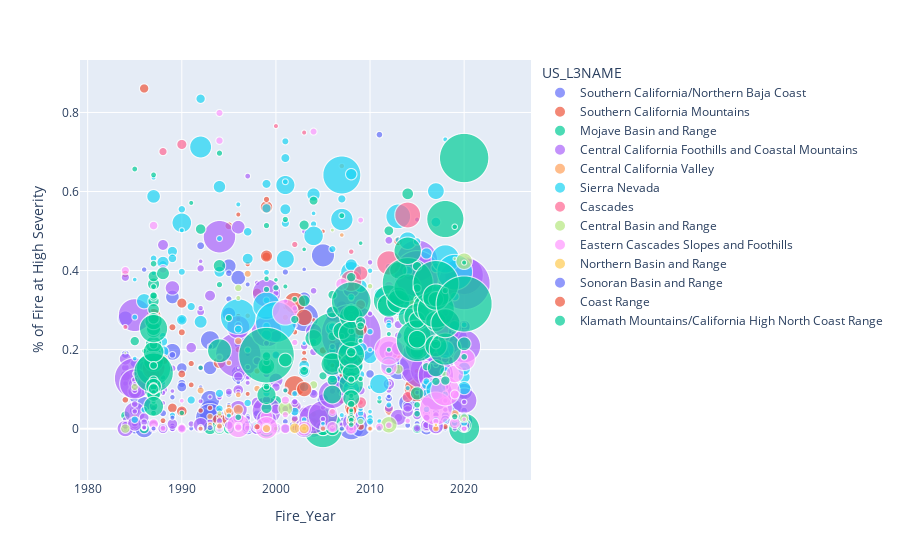

Notebook source saved alongside this figure:
### Code cell
fig = px.scatter(single_region_fires, x='Fire_Year', y='% of Fire at High Severity', size_max=60,
                    size='Total_area_burned(ha)', color='US_L3NAME')

fig.show()

### Figure 1 — Plotly figure (JSON) as saved in the notebook; plotly's stock layout.template omitted (floating-point values rounded to 4 significant figures; data arrays with more than 128 entries replaced by an {"elided": "..."} marker saying what was removed)
{"data": [{"hovertemplate": "US_L3NAME=Southern California/Northern Baja Coast<br>Fire_Year=%{x}<br>% of Fire at High Severity=%{y}<br>Total_area_burned(ha)=%{marker.size}<extra></extra>", "legendgroup": "Southern California/Northern Baja Coast", "marker": {"color": "#636efa", "size": {"elided": "195 float values"}, "sizemode": "area", "sizeref": 18.5, "symbol": "circle"}, "mode": "markers", "name": "Southern California/Northern Baja Coast", "showlegend": true, "type": "scattergl", "x": {"elided": "195 int values"}, "xaxis": "x", "y": {"elided": "195 float values"}, "yaxis": "y"}, {"hovertemplate": "US_L3NAME=Southern California Mountains<br>Fire_Year=%{x}<br>% of Fire at High Severity=%{y}<br>Total_area_burned(ha)=%{marker.size}<extra></extra>", "legendgroup": "Southern California Mountains", "marker": {"color": "#EF553B", "size": [988.5, 800.8, 1061.0, 1654.0, 438.7, 617.6, 4047.0, 1640.0, 563.9, 642.1, 1738.0, 948.0, 1909.0, 608.8, 714.8, 534.1, 854.2, 591.3, 2869.0, 5170.0, 1656.0, 730.4, 422.9, 1082.0, 479.8, 619.5, 466.9, 694.6, 553.4, 475.5, 1638.0, 2927.0, 1445.0, 769.3, 2770.0, 446.9, 517.8, 8324.0, 484.8, 1880.0, 8538.0, 990.5, 611.7, 1099.0, 477.6, 865.3, 5055.0, 568.5, 432.2, 435.1, 987.7, 1073.0, 840.0, 932.0, 5208.0, 593.9, 5977.0, 985.0, 1054.0, 1049.0, 857.2, 1677.0, 1563.0, 1831.0, 12310.0, 616.8, 513, 948.6, 612.1, 5292.0, 506.7, 671.5, 609.4], "sizemode": "area", "sizeref": 18.5, "symbol": "circle"}, "mode": "markers", "name": "Southern California Mountains", "showlegend": true, "type": "scattergl", "x": [1984, 1984, 1985, 1986, 1987, 1987, 1987, 1987, 1988, 1988, 1989, 1989, 1990, 1991, 1991, 1992, 1993, 1993, 1994, 1994, 1994, 1994, 1994, 1995, 1996, 1996, 1996, 1996, 1997, 1997, 1998, 1999, 1999, 1999, 1999, 2001, 2002, 2002, 2002, 2002, 2002, 2002, 2002, 2003, 2003, 2003, 2004, 2004, 2004, 2005, 2005, 2006, 2006, 2007, 2007, 2007, 2007, 2007, 2007, 2009, 2012, 2012, 2013, 2013, 2015, 2015, 2016, 2016, 2017, 2018, 2018, 2018, 2020], "xaxis": "x", "y": [0.3914, 0.07294, 0.0274, 0.8607, 0.1428, 0.01341, 0.2853, 0.2015, 0.1291, 0.02018, 0.05226, 0.2565, 0.3175, 0.1107, 0.1647, 0.04583, 0.0002107, 0.05251, 0.1677, 0.01631, 0.007502, 0.03068, 0.02447, 0.5132, 0.5417, 0.2843, 0.2766, 0.1998, 0.4163, 0.08783, 0.3437, 0.5606, 0.4353, 0.58, 0.4366, 0.3069, 0.3139, 0.1074, 0.005198, 0.05615, 0.3178, 0.02163, 0.2444, 0.008517, 0.192, 0.1727, 0.004095, 0.03625, 0.2749, 0.4991, 0.1979, 0.003607, 0.2228, 0.2562, 0.2413, 0.1359, 0.1653, 0.07136, 0.00205, 0.00532, 0.04147, 0.04867, 0.4745, 0.1903, 0.1007, 0.1449, 0.001404, 0.1391, 0.01235, 0.1863, 0.2258, 0.004959, 0.001477], "yaxis": "y"}, {"hovertemplate": "US_L3NAME=Mojave Basin and Range<br>Fire_Year=%{x}<br>% of Fire at High Severity=%{y}<br>Total_area_burned(ha)=%{marker.size}<extra></extra>", "legendgroup": "Mojave Basin and Range", "marker": {"color": "#00cc96", "size": [1672.0, 994.4, 496.4, 1908, 1009.0, 3338.0, 590.2, 2570.0, 2208.0, 427.9, 433.9, 621.3, 5587.0, 741.1, 2421.0, 424.4, 572.6, 28260.0, 1001.0, 422.5, 1513.0, 4115.0, 3660.0, 998.4, 576.3, 460.2, 3753.0, 714.2, 834.8, 540.7, 746.1, 1768.0, 17860.0, 422.5, 3697.0], "sizemode": "area", "sizeref": 18.5, "symbol": "circle"}, "mode": "markers", "name": "Mojave Basin and Range", "showlegend": true, "type": "scattergl", "x": [1984, 1984, 1986, 1986, 1993, 1993, 1994, 1994, 1995, 1996, 1996, 1998, 1999, 1999, 2000, 2003, 2004, 2005, 2005, 2005, 2005, 2005, 2005, 2006, 2006, 2006, 2006, 2006, 2007, 2011, 2011, 2015, 2020, 2020, 2020], "xaxis": "x", "y": [0.03311, 0.007874, 0.1965, 0, 0.005262, 0.001564, 0, 7.005e-05, 0, 0, 0, 0, 0, 0, 0.06975, 0.4536, 0.007388, 0.001344, 0, 0, 0, 0.001006, 0, 0, 0, 0.001565, 0, 0.01021, 0, 0.06924, 0, 0, 1.512e-05, 0, 0.00835], "yaxis": "y"}, {"hovertemplate": "US_L3NAME=Central California Foothills and Coastal Mountains<br>Fire_Year=%{x}<br>% of Fire at High Severity=%{y}<br>Total_area_burned(ha)=%{marker.size}<extra></extra>", "legendgroup": "Central California Foothills and Coastal Mountains", "marker": {"color": "#ab63fa", "size": {"elided": "311 float values"}, "sizemode": "area", "sizeref": 18.5, "symbol": "circle"}, "mode": "markers", "name": "Central California Foothills and Coastal Mountains", "showlegend": true, "type": "scattergl", "x": {"elided": "311 int values"}, "xaxis": "x", "y": {"elided": "311 float values"}, "yaxis": "y"}, {"hovertemplate": "US_L3NAME=Central California Valley<br>Fire_Year=%{x}<br>% of Fire at High Severity=%{y}<br>Total_area_burned(ha)=%{marker.size}<extra></extra>", "legendgroup": "Central California Valley", "marker": {"color": "#FFA15A", "size": [896.0, 476.1, 750.5, 544.6, 704.2, 1884.0, 488.0, 554.5, 797.5, 1014.0, 1897.0, 674.9, 914.9, 585.1, 834.2, 707.1, 726.0, 589.8, 532.4, 607.9, 426.2, 546.9, 425.5, 418.1, 617.6, 409.8, 508.9, 808.9, 414.8, 1380.0], "sizemode": "area", "sizeref": 18.5, "symbol": "circle"}, "mode": "markers", "name": "Central California Valley", "showlegend": true, "type": "scattergl", "x": [1992, 1992, 1993, 1993, 1994, 1995, 1995, 1995, 1995, 1996, 1996, 1996, 1997, 1997, 1998, 1998, 2001, 2004, 2005, 2006, 2007, 2007, 2008, 2008, 2010, 2010, 2017, 2017, 2018, 2019], "xaxis": "x", "y": [0.09663, 0, 0.03058, 0.00942, 0.006391, 0.04132, 0.05533, 0.1664, 0.04503, 0.2218, 0.04816, 0.08574, 0.3918, 0.2856, 0.1013, 0.1456, 0.2815, 0.2144, 0, 0.04338, 0.4899, 0.6645, 0.03997, 0.06737, 0, 0, 0.001238, 0.0003338, 0.09199, 0.03692], "yaxis": "y"}, {"hovertemplate": "US_L3NAME=Sierra Nevada<br>Fire_Year=%{x}<br>% of Fire at High Severity=%{y}<br>Total_area_burned(ha)=%{marker.size}<extra></extra>", "legendgroup": "Sierra Nevada", "marker": {"color": "#19d3f3", "size": {"elided": "180 float values"}, "sizemode": "area", "sizeref": 18.5, "symbol": "circle"}, "mode": "markers", "name": "Sierra Nevada", "showlegend": true, "type": "scattergl", "x": {"elided": "180 int values"}, "xaxis": "x", "y": {"elided": "180 float values"}, "yaxis": "y"}, {"hovertemplate": "US_L3NAME=Cascades<br>Fire_Year=%{x}<br>% of Fire at High Severity=%{y}<br>Total_area_burned(ha)=%{marker.size}<extra></extra>", "legendgroup": "Cascades", "marker": {"color": "#FF6692", "size": [449.7, 9549.0, 1228.0, 1944.0, 493.4, 724.0, 500.6, 576.1, 8406.0, 808.0, 577.8, 3897.0, 746.4, 2609.0, 1722.0, 10780.0, 12530.0, 2266.0], "sizemode": "area", "sizeref": 18.5, "symbol": "circle"}, "mode": "markers", "name": "Cascades", "showlegend": true, "type": "scattergl", "x": [1984, 1987, 1988, 1990, 2000, 2002, 2003, 2008, 2008, 2008, 2009, 2009, 2009, 2009, 2009, 2012, 2014, 2014], "xaxis": "x", "y": [0.2572, 0.1531, 0.701, 0.7191, 0.7656, 0.466, 0.7492, 0.4477, 0.3741, 0.1834, 0.06651, 0.3935, 0.1736, 0.06592, 0.3137, 0.4194, 0.5406, 0.07992], "yaxis": "y"}, {"hovertemplate": "US_L3NAME=Central Basin and Range<br>Fire_Year=%{x}<br>% of Fire at High Severity=%{y}<br>Total_area_burned(ha)=%{marker.size}<extra></extra>", "legendgroup": "Central Basin and Range", "marker": {"color": "#B6E880", "size": [1611.0, 124.3, 961.2, 460.4, 1050.0, 477, 504, 3840.0, 466.6, 1236.0, 308.3, 165.0, 491.8, 138.1, 759.3, 180.2, 526.1, 450.1, 5124.0, 1796.0, 228.2, 921.8, 225.4, 1480.0, 6.66, 5124.0], "sizemode": "area", "sizeref": 18.5, "symbol": "circle"}, "mode": "markers", "name": "Central Basin and Range", "showlegend": true, "type": "scattergl", "x": [1984, 1984, 1985, 1994, 1996, 1996, 2000, 2001, 2003, 2004, 2006, 2006, 2007, 2008, 2009, 2009, 2010, 2012, 2012, 2013, 2013, 2018, 2019, 2020, 2020, 2020], "xaxis": "x", "y": [0, 0.1919, 0.1054, 0.03832, 0.356, 0.3306, 0, 0.05086, 0.01292, 0.1109, 0.5023, 0.00491, 0.1828, 0.0691, 0.01778, 0.2228, 0.3604, 0.0003999, 0.009783, 0.1502, 0.2773, 0.1364, 0.4299, 0.02621, 0, 0.4236], "yaxis": "y"}, {"hovertemplate": "US_L3NAME=Eastern Cascades Slopes and Foothills<br>Fire_Year=%{x}<br>% of Fire at High Severity=%{y}<br>Total_area_burned(ha)=%{marker.size}<extra></extra>", "legendgroup": "Eastern Cascades Slopes and Foothills", "marker": {"color": "#FF97FF", "size": [1225.0, 459.9, 1436.0, 1787.0, 747.9, 1385.0, 411.3, 1550.0, 856.1, 894.1, 1067.0, 9749.0, 1184.0, 1052.0, 1048.0, 2889.0, 9277.0, 1550.0, 12390.0, 1276.0, 1969.0, 702.5, 686.3, 4137.0, 946.4, 1182.0, 556.8, 2215.0, 2681.0, 2454.0, 603.3, 1120.0, 5093.0, 1667.0, 851.6, 15471, 560.1, 1133.0, 12500.0, 19890.0, 688.8, 15970.0, 1520.0, 461.5, 5695.0, 2218.0, 542.5, 412.6, 9126.0], "sizemode": "area", "sizeref": 18.5, "symbol": "circle"}, "mode": "markers", "name": "Eastern Cascades Slopes and Foothills", "showlegend": true, "type": "scattergl", "x": [1984, 1987, 1987, 1987, 1988, 1988, 1990, 1990, 1994, 1994, 1994, 1996, 1996, 1996, 1998, 1999, 1999, 1999, 2001, 2001, 2001, 2001, 2002, 2003, 2004, 2006, 2006, 2006, 2007, 2008, 2009, 2011, 2012, 2012, 2012, 2012, 2014, 2016, 2017, 2017, 2017, 2018, 2019, 2019, 2019, 2019, 2020, 2020, 2020], "xaxis": "x", "y": [0.3999, 0, 0.5138, 0.01249, 0, 0.4044, 0.07046, 0, 0.1807, 0.7988, 0.7287, 0.006555, 0.006308, 0.002822, 0.0009451, 0.02953, 0.002163, 0.001684, 0.2947, 0.072, 0.0001829, 0.03536, 0.2181, 0, 0.7516, 0.04081, 0.1477, 0.003941, 0.3654, 0.00011, 0.5277, 0.004257, 0.1554, 0.3608, 0.008666, 0.1977, 0.0196, 0.1625, 0.249, 0.0509, 0.01816, 0.09472, 0.08655, 0.02243, 0.1383, 0.01384, 0.0001659, 0.02356, 0.1751], "yaxis": "y"}, {"hovertemplate": "US_L3NAME=Northern Basin and Range<br>Fire_Year=%{x}<br>% of Fire at High Severity=%{y}<br>Total_area_burned(ha)=%{marker.size}<extra></extra>", "legendgroup": "Northern Basin and Range", "marker": {"color": "#FECB52", "size": [1212.0, 2101.0, 455.3, 1996.0, 4445.0, 239.2], "sizemode": "area", "sizeref": 18.5, "symbol": "circle"}, "mode": "markers", "name": "Northern Basin and Range", "showlegend": true, "type": "scattergl", "x": [1999, 2002, 2003, 2003, 2015, 2017], "xaxis": "x", "y": [0, 0.0009852, 0.0003953, 4.509e-05, 0.3175, 0.009406], "yaxis": "y"}, {"hovertemplate": "US_L3NAME=Sonoran Basin and Range<br>Fire_Year=%{x}<br>% of Fire at High Severity=%{y}<br>Total_area_burned(ha)=%{marker.size}<extra></extra>", "legendgroup": "Sonoran Basin and Range", "marker": {"color": "#636efa", "size": [567.6, 475.2, 780.2, 453.9, 663.3, 864.1, 54.81, 640.4, 456.1, 804.0, 232.8], "sizemode": "area", "sizeref": 18.5, "symbol": "circle"}, "mode": "markers", "name": "Sonoran Basin and Range", "showlegend": true, "type": "scattergl", "x": [1986, 1987, 1989, 1989, 1993, 1995, 2003, 2006, 2007, 2011, 2013], "xaxis": "x", "y": [0.4024, 0.0001894, 0.1866, 0.02776, 0.002442, 0.3931, 0.07061, 0.2074, 0.0001973, 0.7439, 0.3807], "yaxis": "y"}, {"hovertemplate": "US_L3NAME=Coast Range<br>Fire_Year=%{x}<br>% of Fire at High Severity=%{y}<br>Total_area_burned(ha)=%{marker.size}<extra></extra>", "legendgroup": "Coast Range", "marker": {"color": "#EF553B", "size": [2123.0, 916.3, 2114.0, 1129.0, 738.1, 5124.0, 4403.0, 500.9, 3379.0, 1957.0, 1759.0, 1302.0, 457.6, 2213.0, 843.8, 577.2, 496.4, 3353.0], "sizemode": "area", "sizeref": 18.5, "symbol": "circle"}, "mode": "markers", "name": "Coast Range", "showlegend": true, "type": "scattergl", "x": [1988, 1990, 1990, 1990, 1998, 2003, 2003, 2006, 2008, 2008, 2008, 2008, 2008, 2008, 2008, 2008, 2008, 2009], "xaxis": "x", "y": [0.175, 0.2438, 0.04381, 0.1382, 0.004756, 0.2814, 0.09986, 0.1597, 0.05248, 0.02092, 0.02605, 0.03538, 0.01986, 0.04645, 0.02987, 0.08561, 0.02502, 0.2516], "yaxis": "y"}, {"hovertemplate": "US_L3NAME=Klamath Mountains/California High North Coast Range<br>Fire_Year=%{x}<br>% of Fire at High Severity=%{y}<br>Total_area_burned(ha)=%{marker.size}<extra></extra>", "legendgroup": "Klamath Mountains/California High North Coast Range", "marker": {"color": "#00cc96", "size": {"elided": "176 float values"}, "sizemode": "area", "sizeref": 18.5, "symbol": "circle"}, "mode": "markers", "name": "Klamath Mountains/California High North Coast Range", "showlegend": true, "type": "scattergl", "x": {"elided": "176 int values"}, "xaxis": "x", "y": {"elided": "176 float values"}, "yaxis": "y"}], "layout": {"legend": {"itemsizing": "constant", "title": {"text": "US_L3NAME"}, "tracegroupgap": 0}, "margin": {"t": 60}, "xaxis": {"anchor": "y", "domain": [0, 1], "title": {"text": "Fire_Year"}}, "yaxis": {"anchor": "x", "domain": [0, 1], "title": {"text": "% of Fire at High Severity"}}}}
